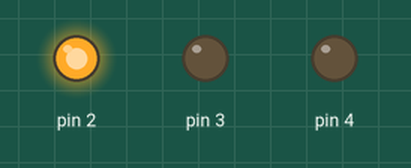
Recording of a sketch running on a simulated Arduino Uno, built with avr-gcc and run on an emulated ATmega328P. Shown: output pins drawn as LEDs (lit = HIGH).

Above: at 0.5 s.
At 1.5 s:
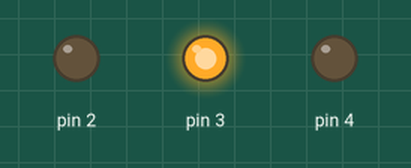
At 5.5 s:
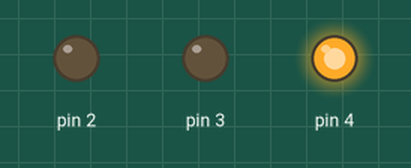
Timing chart, 0 to 6.9 s (numbered marks = the images above):
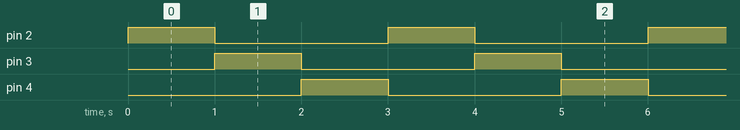

The sketch:

01_trafficlight.ino
```cpp
// C++ code
//
void setup()
{
  for(int myLED=2;myLED<=4;myLED++){
    pinMode(myLED, OUTPUT);}
}

void loop()
{
  for(int myLED=2;myLED<5;myLED++){
  digitalWrite(myLED, HIGH);
  delay(1000);
    digitalWrite(myLED,LOW);
  }

}
```

Measured:
- by itself, pin 2–4: alternates HIGH for 1.0 s and LOW for 2.0 s
- by itself, everything shown: repeats every 3.0 s, in 4 steps
